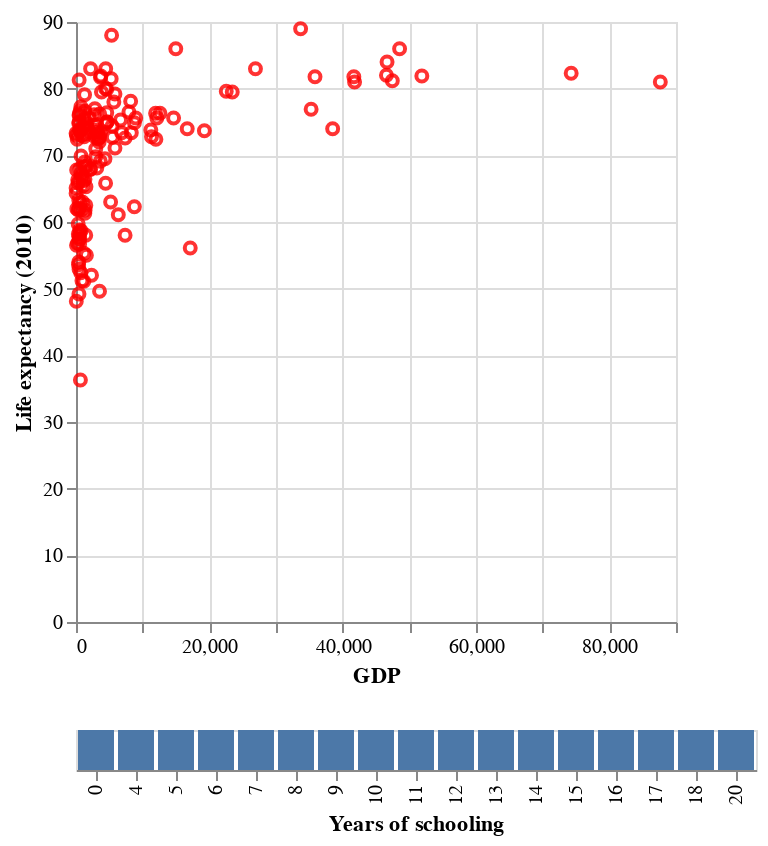

This figure's notebook cell:
### Markdown cell above
# Activity 2: make a chart responsive to another chart's selections

- Create two charts:
    - A chart where the x axis is each of the rounded years of schooling (no y axis)
    - A scatterplot with an x axis of gdp and a y axis of life expectancy
    - Place the scatterplot on top and histogram on bottom
- Use `transform_filter` to:
    - Restrict the data across both plots to the year 2010
- On the scatterplot, highlight/ gray out scatterplot values in response to selections on the histogram

### Code cell


### Figure 1 — Vega-Lite specification as saved in the notebook (floating-point values rounded to 4 significant figures; data arrays with more than 128 entries replaced by an {"elided": "..."} marker saying what was removed)
{"config": {"view": {"continuousWidth": 300, "continuousHeight": 300}}, "vconcat": [{"mark": {"type": "point"}, "encoding": {"color": {"condition": {"param": "param_12", "value": "red"}, "value": "lightgray"}, "opacity": {"condition": {"param": "param_12", "value": 0.8}, "value": 0.1}, "x": {"field": "gdp", "title": "GDP", "type": "quantitative"}, "y": {"field": "life expectancy", "title": "Life expectancy (2010)", "type": "quantitative"}}, "transform": [{"filter": "(datum.year === 2010)"}, {"filter": "isValid(datum.schooling_rounded)"}]}, {"mark": {"type": "bar"}, "encoding": {"x": {"field": "schooling_rounded", "title": "Years of schooling", "type": "ordinal"}}, "name": "view_6", "transform": [{"filter": "(datum.year === 2010)"}, {"filter": "isValid(datum.schooling_rounded)"}]}], "data": {"name": "data-50583623108da736e9fbe5eb2ebfe4f6"}, "params": [{"name": "param_12", "select": {"type": "interval", "encodings": ["x"]}, "views": ["view_6"]}], "$schema": "https://vega.github.io/schema/vega-lite/v5.20.1.json", "datasets": {"data-50583623108da736e9fbe5eb2ebfe4f6": {"elided": "2938 records"}}}
